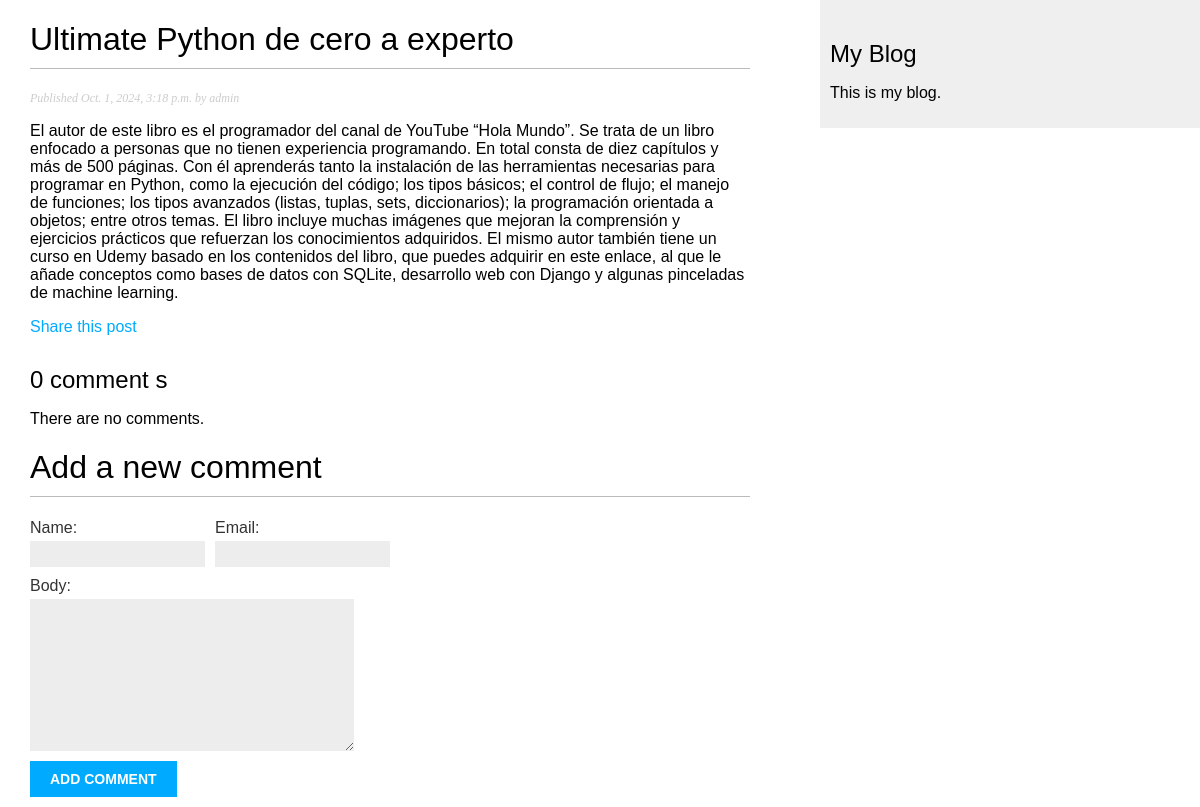
Page /blog/2024/10/1/ultimate-python-de-cero-a-experto/ on the committed database.
### blog/models.py (models this page shows, shortened)
class Post(models.Model):
    class Status(models.TextChoices):
        DRAFT = 'DF', 'Draft'
        PUBLISHED = 'PB', 'Published'
    title = models.CharField(max_length=250)
    slug = models.SlugField(max_length=250,
                            unique_for_date='publish')
    author = models.ForeignKey(
        settings.AUTH_USER_MODEL,
        on_delete=models.CASCADE,
        related_name='blog_posts'
    )
    body = models.TextField()
    publish = models.DateTimeField(default=timezone.now)
    created = models.DateTimeField(auto_now_add=True)
    updated = models.DateTimeField(auto_now=True)
    status = models.CharField(
        max_length=2,
        choices=Status,
        default=Status.DRAFT
    )
    objects = models.Manager()
    published = PublishedManager()
    class Meta:
        ordering = ['-publish']
        indexes = [
            models.Index(fields=['-publish']),
        ]

### blog/views.py (the view)
# urls.py: path('<int:year>/<int:month>/<int:day>/<slug:post>/', views.post_detail, name='post_detail'),
def post_detail(request, year, month, day, post):
    post = get_object_or_404(
        Post,
        status=Post.Status.PUBLISHED,
        slug=post,
        publish__year=year,
        publish__month=month,
        publish__day=day
    )
    comments = post.comments.filter(active=True)
    form = CommentForm()
    return render(
        request,
        'blog/post/detail.html',
        {'post': post,
         'comments': comments,
         'form': form
         }
    )

### blog/forms.py
class CommentForm(forms.ModelForm):
    class Meta:
        model = Comment
        fields = ['name', 'email', 'body']

### blog/templates/blog/post/detail.html (shortened to what this page needs)
{% extends "blog/base.html" %}
{% block content %}
<h1>{{ post.title }}</h1>
<p class="date">
    Published {{ post.publish }} by {{ post.author }}
</p>
{{ post.body|linebreaks }}
<p>
    <a href="{% url 'blog:post_share' post.id %}">
        Share this post
    </a>
</p>
{% with comments.count as total_comments %}
<h2>
    {{ total_comments }} comment {{ total_comments|pluralize }}
</h2>
{% endwith %}
{% for comment in comments %}
<div class="comment">
    <p class="info">
        Comment {{ forloop.counter }}by {{ comment.name }} {{ comment.created }}
    </p>
    {{ comment.body|linebreaks }}
</div>
{% empty %}
<p>There are no comments.</p>
{% endfor %}
{% include "blog/post/includes/comment_form.html" %}
{% endblock %}

### blog/static/css/blog.css (style rules this page uses)
body { margin:0; padding:0; font-family:helvetica, sans-serif; }
a { color:#00abff; text-decoration:none; }
h1 { font-weight:normal; border-bottom:1px solid #bbb; padding:0 0 10px 0; }
h2 { font-weight:normal; margin:30px 0 0; }
p.date { color:#ccc; font-family: georgia, serif; font-size: 12px; font-style: italic; }
label { float:left; clear:both; color:#333; margin-bottom:4px; }
input, textarea { clear:both; float:left; margin:0 0 10px; background:#ededed; border:0; padding:6px 10px; font-size:12px; }

### rows in the picture
Post: title "Ultimate Python de cero a experto", publish "Oct. 1, 2024, 3:18 p.m.", author "admin", body "El autor de este libro es el programador del canal de YouTube “Hola Mundo”. Se trata de un libro enfocado a personas que no tienen experiencia programando. En total consta de diez capítulos y más de 500 páginas. Con él aprenderás tanto la instalación de las herramientas necesarias para programar en Python, como la ejecución del código; los tipos básicos; el control de flujo; el manejo de funciones; los tipos avanzados (listas, tuplas, sets, diccionarios); la programación orientada a objetos; entre otros temas. El libro incluye muchas imágenes que mejoran la comprensión y ejercicios prácticos que refuerzan los conocimientos adquiridos. El mismo autor también tiene un curso en Udemy basado en…"

### other values in the picture
{{ total_comments }} "0"
